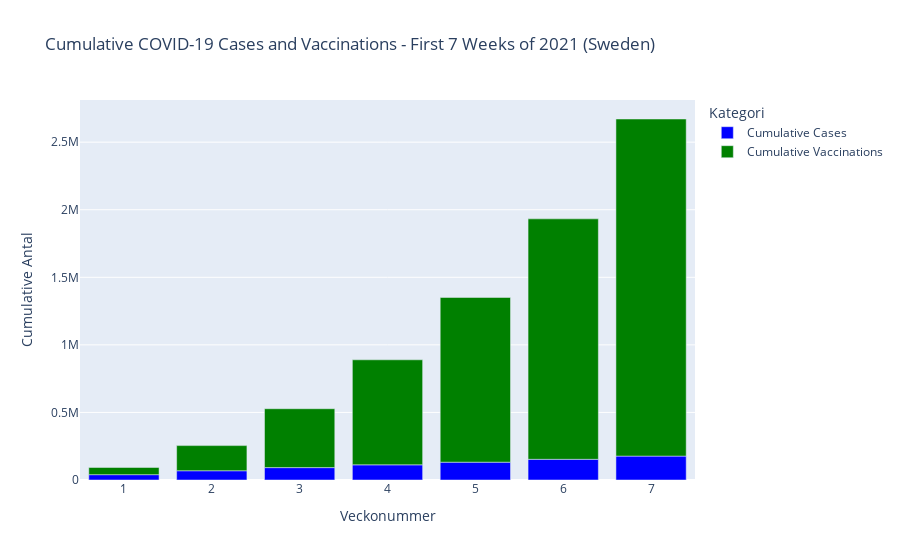

Notebook cell for this chart:
### Markdown cell above
### Antal nya fall och vaccinerade
Syftet med att jämföra fall med vaccination, är för att analysera hur effekttiv covid-19 vaccin är

### Code cell
import pandas as pd
import plotly.express as px

# Load COVID-19 data
covid_data = pd.read_excel("Labb-data/Folkhalsomyndigheten_Covid19.xlsx", sheet_name="Veckodata Riket")

# Load vaccine data
vaccine_data = pd.read_excel("Labb-data/Folkhalsomyndigheten_Covid19_Vaccine.xlsx", sheet_name="Vaccinationer tidsserie")

# Standardize the format of the "År" column in the vaccine data
vaccine_data["År"] = vaccine_data["År"].astype(str).str.replace("2,020", "2020").str.replace("2,021", "2021")

# Filter data for the desired year (e.g., 2021)
desired_year = "2021"
covid_data_2021 = covid_data[covid_data["år"] == int(desired_year)]

# Filter vaccine data for Sweden and compute cumulative sum of "Antal vaccinationer" for each week
vaccine_data_sweden = (
    vaccine_data[(vaccine_data["År"] == desired_year) & (vaccine_data["Region"] == "| Sverige |")]
    .groupby("Vecka")["Antal vaccinationer"]
    .sum()
    .reset_index()
)
vaccine_data_sweden["Cumulative Vaccinations"] = vaccine_data_sweden["Antal vaccinationer"].cumsum()

# Create a copy of the filtered DataFrame to avoid the SettingWithCopyWarning
merged_data_sweden = covid_data_2021.copy()

# Merge with cumulative vaccine data
merged_data_sweden = pd.merge(merged_data_sweden, vaccine_data_sweden, how="inner", left_on="veckonummer", right_on="Vecka")

# Filter out weeks with 0 vaccinations
merged_data_sweden = merged_data_sweden[merged_data_sweden["Antal vaccinationer"] > 0]

# Compute cumulative sum of COVID-19 cases for each week
merged_data_sweden["Cumulative Cases"] = merged_data_sweden["Antal_fall_vecka"].cumsum()

# Filter to include only the first 7 weeks
merged_data_sweden_first_7_weeks = merged_data_sweden.head(7)

# Plotting with Plotly Express for Sweden using a bar plot
fig_sweden = px.bar(merged_data_sweden_first_7_weeks, x="veckonummer", y=["Cumulative Cases", "Cumulative Vaccinations"],
                    title="Cumulative COVID-19 Cases and Vaccinations - First 7 Weeks of 2021 (Sweden)",
                    labels={"value": "Cumulative Antal", "variable": "Kategori", "veckonummer": "Veckonummer"},
                    color_discrete_sequence=["blue", "green"])
                

# Set up a secondary y-axis for "Cumulative Vaccinations"
fig_sweden.update_layout(yaxis2=dict(title="Cumulative Vaccinations", overlaying='y', side='right'))

fig_sweden.show()

### Figure 1 — Plotly figure (JSON) as saved in the notebook; plotly's stock layout.template omitted (floating-point values rounded to 4 significant figures)
{"data": [{"alignmentgroup": "True", "hovertemplate": "Kategori=Cumulative Cases<br>Veckonummer=%{x}<br>Cumulative Antal=%{y}<extra></extra>", "legendgroup": "Cumulative Cases", "marker": {"color": "blue", "pattern": {"shape": ""}}, "name": "Cumulative Cases", "offsetgroup": "Cumulative Cases", "orientation": "v", "showlegend": true, "textposition": "auto", "type": "bar", "x": [1, 2, 3, 4, 5, 6, 7], "xaxis": "x", "y": [39446, 68381, 91603, 112257, 131861, 153143, 176756], "yaxis": "y"}, {"alignmentgroup": "True", "hovertemplate": "Kategori=Cumulative Vaccinations<br>Veckonummer=%{x}<br>Cumulative Antal=%{y}<extra></extra>", "legendgroup": "Cumulative Vaccinations", "marker": {"color": "green", "pattern": {"shape": ""}}, "name": "Cumulative Vaccinations", "offsetgroup": "Cumulative Vaccinations", "orientation": "v", "showlegend": true, "textposition": "auto", "type": "bar", "x": [1, 2, 3, 4, 5, 6, 7], "xaxis": "x", "y": [53258, 186173, 435885, 777178, 1218981, 1779255, 2494717], "yaxis": "y"}], "layout": {"barmode": "relative", "legend": {"title": {"text": "Kategori"}, "tracegroupgap": 0}, "title": {"text": "Cumulative COVID-19 Cases and Vaccinations - First 7 Weeks of 2021 (Sweden)"}, "xaxis": {"anchor": "y", "domain": [0, 1], "title": {"text": "Veckonummer"}}, "yaxis": {"anchor": "x", "domain": [0, 1], "title": {"text": "Cumulative Antal"}}, "yaxis2": {"overlaying": "y", "side": "right", "title": {"text": "Cumulative Vaccinations"}}}}
